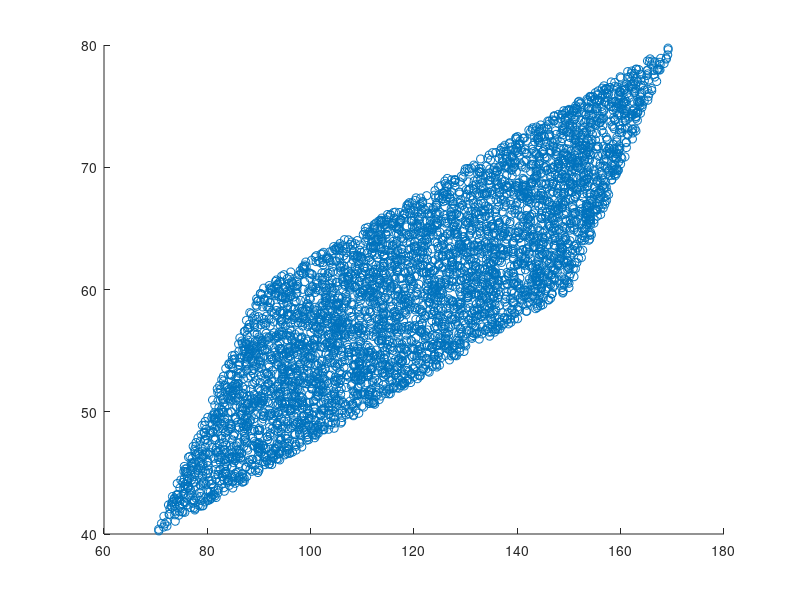

Reproduce this figure in MATLAB.
clear; close all;

%Signal specification
age_limit = [10 30];
calorie_limit = [1500 2500];
N = 5000;
gaussian_var = 0; 

% Generation
p_age = unifrnd(age_limit(1), age_limit(2), 1, N);
p_calorie = unifrnd(calorie_limit(1), calorie_limit(2), 1, N);

height_mean = 4 * p_age + 0.02 * p_calorie;
p_height = normrnd(height_mean, gaussian_var, size(p_age));

weight_mean = 1 * p_age + 0.02 * p_calorie;
p_weight = normrnd(weight_mean, gaussian_var, size(p_age));

% The equivalent mixing matrix
A = [4 0.02; 
     1 0.02];

%% Plot original signal
% figure;
% scatter(p_age, p_height);
% hold on;
% scatter(p_age, p_weight);

%% Plot original signal
figure;
scatter(p_height, p_weight);


%% PCA




